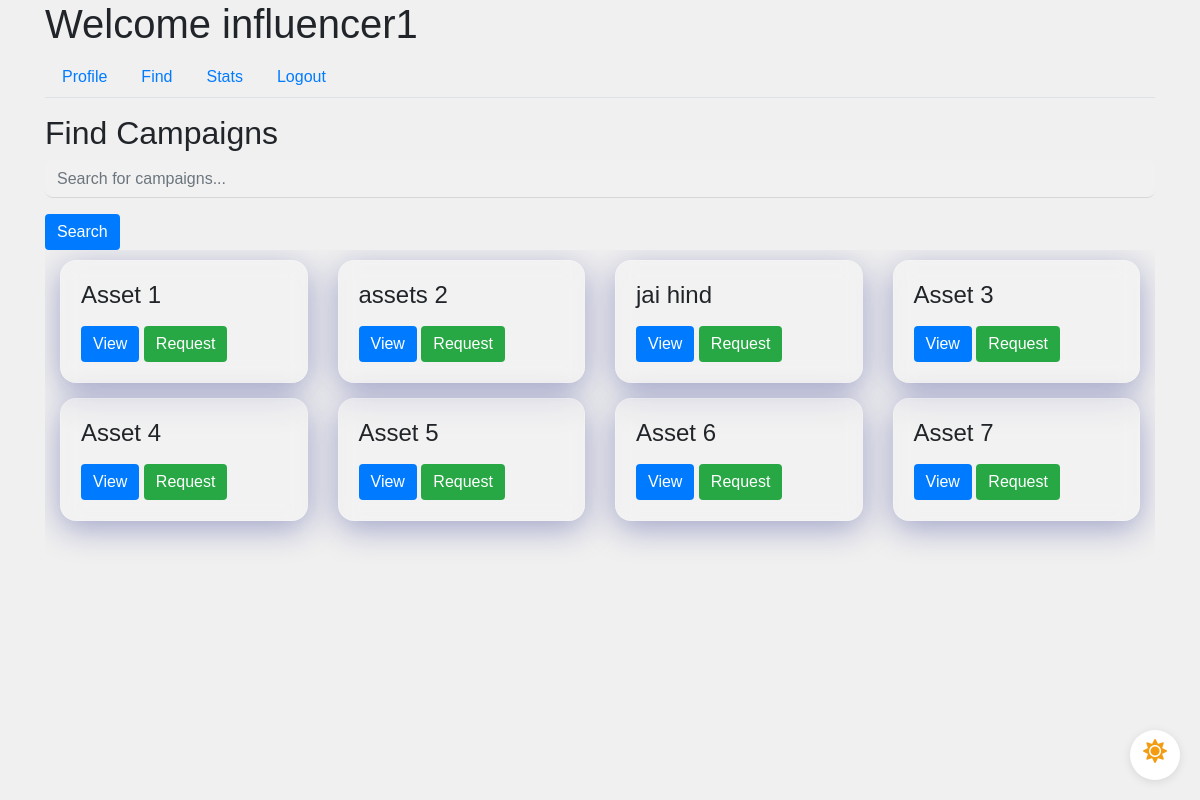
Page /influencer/find (signed in) on the committed database.
### app/models.py (models this page shows, shortened)
class User(UserMixin, db.Model):
    id = db.Column(db.Integer, primary_key=True)
    username = db.Column(db.String(64), unique=True, nullable=False)
    email = db.Column(db.String(120), unique=True, nullable=False)
    password_hash = db.Column(db.String(128), nullable=False)
    role = db.Column(db.String(20), nullable=False)
    industry = db.Column(db.String(120))  # For Sponsors
    platforms = db.Column(db.Text)  # For Influencers
    category = db.Column(db.String(120))  # For Influencers
    niche = db.Column(db.String(120))  # For Influencers
    profile_pic = db.Column(db.String(20), nullable=False, default='download.png')
    flag = db.Column(db.Boolean, default=False, nullable=False)  # Add flag column

class Campaign(db.Model):
    id = db.Column(db.Integer, primary_key=True)
    name = db.Column(db.String(100), nullable=False)
    description = db.Column(db.Text, nullable=False)
    budget = db.Column(db.Float, nullable=False)
    visibility = db.Column(db.String(10), nullable=False)  # 'public', 'private'
    start_date = db.Column(db.Date, nullable=False)
    end_date = db.Column(db.Date, nullable=False)
    user_id = db.Column(db.Integer, db.ForeignKey('user.id'), nullable=False)
    ad_requests = db.relationship('AdRequest', backref='campaign', lazy=True)
    flag = db.Column(db.Boolean, default=False, nullable=False)  # Add flag column

### app/routes.py (the view)
@main.route('/influencer/find')
@login_required
def influencer_find():
    if current_user.role == 'influencer':
        search_query = request.args.get('search', '')
        if search_query:
            active_campaigns = Campaign.query.filter(Campaign.name.ilike(f'%{search_query}%')).all()
        else:
            active_campaigns = Campaign.query.filter_by(visibility='public').all()
        return render_template('influencer_find.html', influencer=current_user, active_campaigns=active_campaigns)
    return redirect(url_for('main.dashboard'))

### app/models.py (called while the page is built)
@login_manager.user_loader
def load_user(user_id):
    return User.query.get(int(user_id))

### app/templates/influencer_find.html (shortened to what this page needs)
{% extends "influencer_dashboard.html" %}
{% block tab_content %}
<h2>Find Campaigns</h2>
<form method="GET" action="{{ url_for('main.influencer_find') }}">
    <div class="form-group">
        <input type="text" name="search" class="form-control" placeholder="Search for campaigns...">
    </div>
    <button type="submit" class="btn btn-primary">Search</button>
</form>
<div class="scrollable-container scrollable-container-custom-height-infl-4">
    <div class="row-container">
        {% for campaign in active_campaigns %}
        <div class="col-md-3">
            <div class="request-box card glassmorphism">
                <div class="card-body">
                    <h4 class="card-title">{{ campaign.name }}</h4>
                    <button class="btn btn-primary" data-toggle="modal" data-target="#campaignModal" data-id="{{ campaign.id }}">View</button>
                    {% if campaign.flag == 0 and current_user.flag == 0 %}
                        <a href="{{ url_for('main.new_ad_request_infl', campaign_id=campaign.id, influencer_id=influencer.id) }}" class="btn btn-success">Request</a>
                    {% endif %}
                </div>
            </div>
        </div>
        {% endfor %}
    </div>
{% endblock %}

### app/templates/influencer_dashboard.html (shortened to what this page needs)
{% extends "base.html" %}
{% block content %}
<div class="dark-mode-toggle">
    <label for="darkSwitch" class="toggle-label">
        <i class="fas fa-sun light-mode-icon"></i>
    </label>
</div>
<h1>Welcome {{ current_user.username }}</h1>
<ul class="nav nav-tabs">
    <li class="nav-item">
        <a class="nav-link" href="{{ url_for('main.influencer_profile') }}">Profile</a>
    </li>
    <li class="nav-item">
        <a class="nav-link" href="{{ url_for('main.influencer_find') }}">Find</a>
    </li>
    <li class="nav-item">
        <a class="nav-link" href="{{ url_for('main.influencer_stats') }}">Stats</a>
    </li>
    <li class="nav-item">
        <a class="nav-link" href="{{ url_for('main.logout') }}">Logout</a>
    </li>
</ul>
<div class="tab-content mt-3">
    {% block tab_content %}{% endblock %}
</div>
{% endblock %}

### app/static/css/styles.css (style rules this page uses)
.scrollable-container { display: flex; flex-direction: column; overflow-y: auto; height: 255px; scroll-snap-type: y mandatory; }
.scrollable-container-custom-height-infl-4 { height: 400px; }
.row-container { display: flex; flex-wrap: wrap; margin-top: 10px; }
.row-container > .col-md-3 { flex: 0 0 25%; box-sizing: border-box; scroll-snap-align: start; margin-bottom: 15px; }
body { font-family: 'Arial', sans-serif; background-color: #f0f0f0; margin: 0; padding: 0; transition: background-color 0.3s; }
.glassmorphism { background: rgba(255, 255, 255, 0.15); border-radius: 16px; backdrop-filter: blur(10px); -webkit-backdrop-filter: blur(10px); box-shadow: 0 8px 32px rgba(31, 38, 135, 0.37); border: 1px solid rgba(255, 255, 255, 0.18); transition: all 0.3s ease-in-out; }
.form-control { border: none; border-bottom: 1px solid rgba(0, 0, 0, 0.1); background-color: rgba(255, 255, 255, 0.1); border-radius: 8px; color: #333; transition: border-color 0.3s; }
.btn-primary { background-color: #007bff; border: none; }
.btn-success { background-color: #28a745; border: none; }
.dark-mode-toggle { position: fixed; bottom: 20px; right: 20px; width: 50px; height: 50px; border-radius: 50%; background-color: #fff; box-shadow: 0 2px 10px rgba(0, 0, 0, 0.1); display: flex; align-items: center; justify-content: center; cursor: pointer; z-index: 1000; }
.toggle-label { display: flex; align-items: center; justify-content: center; width: 100%; height: 100%; cursor: pointer; position: relative; }
.light-mode-icon, .dark-mode-icon { position: absolute; font-size: 24px; }
.light-mode-icon { color: #f39c12; opacity: 1; transition: opacity 0.3s; }

### rows in the picture
User: username "influencer1"
Campaign: name "Asset 1"
Campaign: name "assets 2"
Campaign: name "jai hind"
Campaign: name "Asset 3"
Campaign: name "Asset 4"
Campaign: name "Asset 5"
Campaign: name "Asset 6"
Campaign: name "Asset 7"
